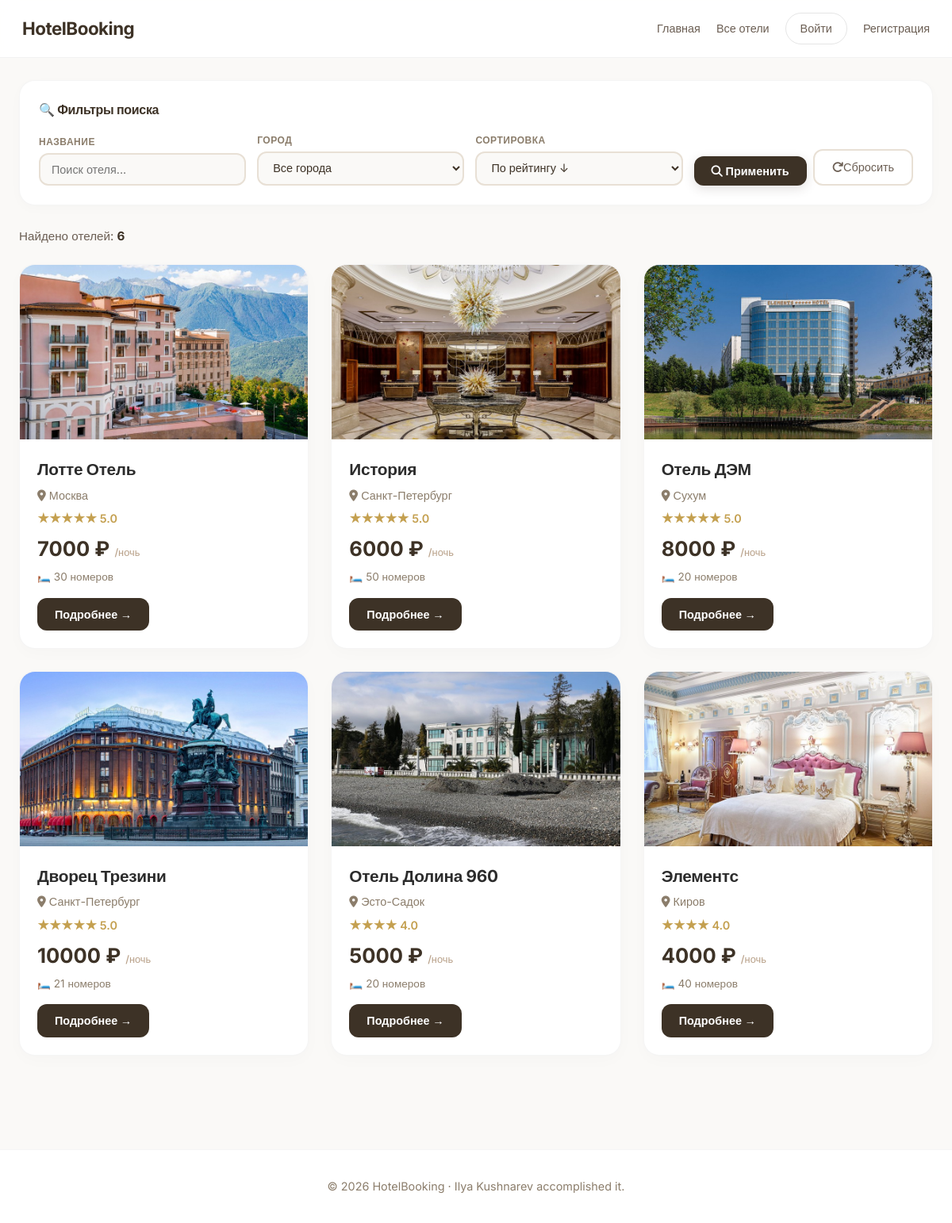
Screenshot of /hotels with the database file from the repository.
### tables this page shows
CREATE TABLE hotels (
            id INTEGER PRIMARY KEY AUTOINCREMENT,
            name TEXT NOT NULL,
            city TEXT NOT NULL,
            price_per_night INTEGER NOT NULL,
            rooms_total INTEGER NOT NULL,
            description TEXT,
            image_url TEXT,
            is_featured INTEGER DEFAULT 0,
            rating REAL DEFAULT 4.0
        );

### main.py (the view)
@app.route('/hotels')
def all_hotels():
    page = request.args.get('page', 1, type=int)
    per_page = 9
    search_query = request.args.get('search', '')
    city_filter = request.args.get('city', '')
    sort_by = request.args.get('sort', 'rating')
    conn = get_db()
    cursor = conn.cursor()
    query = "SELECT * FROM hotels WHERE 1=1"
    params = []
    if search_query:
        query += " AND name LIKE ?"
        params.append(f'%{search_query}%')
    if city_filter:
        query += " AND city = ?"
        params.append(city_filter)
    if sort_by == 'price_asc':
        query += " ORDER BY price_per_night ASC"
    elif sort_by == 'price_desc':
        query += " ORDER BY price_per_night DESC"
    elif sort_by == 'rating':
        query += " ORDER BY rating DESC"
    elif sort_by == 'name':
        query += " ORDER BY name ASC"
    cursor.execute(f"SELECT COUNT(*) as count FROM ({query})", params)
    total = cursor.fetchone()['count']
    offset = (page - 1) * per_page
    query += " LIMIT ? OFFSET ?"
    params.extend([per_page, offset])
    cursor.execute(query, params)
    hotels = cursor.fetchall()
    cursor.execute("SELECT DISTINCT city FROM hotels ORDER BY city")
    cities = cursor.fetchall()
    conn.close()
    total_pages = (total + per_page - 1) // per_page
    return render_template('all_hotels.html',
                         hotels=hotels,
                         cities=cities,
                         total=total,
                         page=page,
                         total_pages=total_pages,
                         search_query=search_query,
                         city_filter=city_filter,
                         sort_by=sort_by)

### main.py (called while the page is built)
def get_db():
    conn = sqlite3.connect('hotels.db')
    conn.row_factory = sqlite3.Row
    return conn

### templates/all_hotels.html (shortened to what this page needs)
<!DOCTYPE html>
<html lang="ru">
<head>
    <link rel="stylesheet" href="https://cdnjs.cloudflare.com/ajax/libs/font-awesome/6.4.0/css/all.min.css">
</head>
<body>
    <header class="header">
        <div class="container">
            <div class="logo">
                <a href="/">HotelBooking</a>
            </div>
            <div class="nav">
                <a href="/">Главная</a>
                <a href="/hotels">Все отели</a>
                {% if session.username %}
                    <span>👋 {{ session.username }}</span>
                    <a href="/my_bookings">Мои бронирования</a>
                    <a href="/logout">Выйти</a>
                    {% if session.is_admin %}
                        <a href="/admin" class="btn-admin">Админ</a>
                    {% endif %}
                {% else %}
                    <a href="/login" class="btn-login">Войти</a>
                    <a href="/register">Регистрация</a>
                {% endif %}
            </div>
        </div>
    </header>
    <div class="main-container">
        <div class="filters-section">
            <div class="filters-title">🔍 Фильтры поиска</div>
            <form method="GET" action="/hotels" class="filters-form">
                <div class="filter-group">
                    <label>Название</label>
                    <input type="text" name="search" placeholder="Поиск отеля..." value="{{ search_query }}">
                </div>
                <div class="filter-group">
                    <label>Город</label>
                    <select name="city">
                        <option value="">Все города</option>
                    </select>
                </div>
                <div class="filter-group">
                    <label>Сортировка</label>
                    <select name="sort" onchange="this.form.submit()">
                        <option value="rating" {% if sort_by == 'rating' %}selected{% endif %}>По рейтингу ↓</option>
                    </select>
                </div>
                <div class="filter-actions">
                    <button type="submit" class="btn-filter"><i class="fas fa-search"></i> Применить</button>
                    <a href="/hotels" class="btn-reset"><i class="fas fa-redo"></i> Сбросить</a>
                </div>
            </form>
        </div>
        <div class="results-info">
            <div class="results-count">Найдено отелей: <strong>{{ total }}</strong></div>
        </div>
        {% if hotels %}
            <div class="hotels-grid">
                {% for hotel in hotels %}
                <div class="hotel-card">
                    <div class="hotel-image" style="background-image: url('{{ hotel.image_url }}');"></div>
                    <div class="hotel-info">
                        <div class="hotel-name">{{ hotel.name }}</div>
                        <div class="hotel-city"><i class="fas fa-map-marker-alt"></i> {{ hotel.city }}</div>
                        <div class="hotel-rating">
                            {% for i in range(hotel.rating|int) %}★{% endfor %}
                            {{ hotel.rating }}
                        </div>
                        <div class="hotel-price">{{ hotel.price_per_night }} ₽ <span>/ночь</span></div>
                        <div class="hotel-rooms">🛏️ {{ hotel.rooms_total }} номеров</div>
                        <a href="/hotel/{{ hotel.id }}" class="btn-book">Подробнее →</a>
                    </div>
                </div>
                {% endfor %}
            </div>
        {% else %}
            <div class="no-results">
                <h3>😔 Отелей не найдено</h3>
                <p>Попробуйте изменить параметры поиска</p>
                <a href="/hotels" class="btn-book">Показать все отели</a>
            </div>
        {% endif %}
    </div>
    <footer>
        <p>© 2026 HotelBooking · Ilya Kushnarev accomplished it.</p>
    </footer>
</body>
</html>

### templates/all_hotels.html (style rules this page uses)
* { margin: 0; padding: 0; box-sizing: border-box; }
body { font-family: 'Inter', sans-serif; background: #faf9f7; color: #2c2c2c; line-height: 1.5; -webkit-font-smoothing: antialiased; -moz-osx-font-smoothing: grayscale; }
.header { position: sticky; top: 0; z-index: 100; background: rgba(255, 255, 255, 0.9); border-bottom: 1px solid rgba(0, 0, 0, 0.05); padding: 16px 28px; backdrop-filter: blur(10px); -webkit-backdrop-filter: blur(10px); }
.header .container { max-width: 1300px; margin: 0 auto; display: flex; justify-content: space-between; align-items: center; }
.logo { font-size: 1.4rem; font-weight: 700; color: #3d3226; letter-spacing: -0.5px; }
.logo a { text-decoration: none; color: #3d3226; transition: color 0.2s; }
.nav { display: flex; align-items: center; gap: 20px; flex-wrap: wrap; }
.nav a { color: #6b5e53; text-decoration: none; font-weight: 500; font-size: 0.9rem; transition: color 0.2s; }
.btn-login { padding: 8px 18px; border-radius: 20px; border: 1px solid rgba(0,0,0,0.1); font-weight: 500; transition: all 0.2s; }
.main-container { max-width: 1300px; margin: 0 auto; padding: 28px 24px; }
.filters-section { background: #ffffff; padding: 24px; border-radius: 20px; margin-bottom: 28px; border: 1px solid rgba(0,0,0,0.04); box-shadow: 0 4px 16px rgba(0,0,0,0.02); }
.filters-title { font-size: 1rem; font-weight: 700; color: #3d3226; margin-bottom: 18px; letter-spacing: -0.3px; }
.filters-form { display: flex; flex-wrap: wrap; gap: 14px; align-items: flex-end; }
.filter-group { flex: 1; min-width: 160px; }
.filter-group label { display: block; margin-bottom: 5px; font-weight: 600; font-size: 0.75rem; color: #8b7d6b; text-transform: uppercase; letter-spacing: 0.5px; }
.filter-group input, .filter-group select { width: 100%; padding: 10px 14px; background: #faf9f7; border: 2px solid #e8e0d5; border-radius: 12px; font-family: 'Inter', sans-serif; font-size: 0.9rem; color: #3d3226; transition: border-color 0.3s, box-shadow 0.3s; }
.filter-actions { display: flex; gap: 8px; align-items: flex-end; }
.btn-filter { padding: 10px 22px; background: #3d3226; color: white; border: none; border-radius: 12px; font-family: 'Inter', sans-serif; font-weight: 600; font-size: 0.9rem; cursor: pointer; transition: all 0.25s; box-shadow: 0 4px 14px rgba(61,50,38,0.15); }
.btn-reset { padding: 10px 22px; background: #ffffff; color: #6b5e53; border: 2px solid #e8e0d5; border-radius: 12px; text-decoration: none; font-family: 'Inter', sans-serif; font-weight: 500; font-size: 0.9rem; transition: all 0.25s; display: inline-flex; align-items: center; }
.results-info { display: flex; justify-content: space-between; align-items: center; margin-bottom: 24px; }
.results-count { font-size: 0.95rem; color: #6b5e53; }
.results-count strong { color: #3d3226; font-weight: 700; }
.hotels-grid { display: grid; grid-template-columns: repeat(auto-fill, minmax(340px, 1fr)); gap: 28px; margin-bottom: 40px; }
.hotel-card { background: #ffffff; border-radius: 20px; overflow: hidden; border: 1px solid rgba(0,0,0,0.04); box-shadow: 0 6px 20px rgba(0,0,0,0.02); transition: transform 0.35s ease, box-shadow 0.35s ease, border-color 0.3s; }
.hotel-image { height: 220px; background-size: cover; background-position: center; transition: transform 0.5s ease; }
.hotel-info { padding: 22px; }
.hotel-name { font-size: 1.3rem; font-weight: 700; color: #2c2c2c; margin-bottom: 6px; letter-spacing: -0.3px; }
.hotel-city { color: #8b7d6b; font-size: 0.9rem; margin-bottom: 8px; }
.hotel-rating { color: #c4a050; margin-bottom: 8px; font-weight: 600; font-size: 0.9rem; }
.hotel-price { font-size: 1.6rem; font-weight: 700; color: #3d3226; margin-bottom: 6px; }
.hotel-price span { font-size: 0.8rem; color: #b8a088; font-weight: 500; }
.hotel-rooms { color: #8b7d6b; font-size: 0.85rem; margin-bottom: 16px; }
.btn-book { display: inline-block; background: #3d3226; color: white; padding: 10px 22px; border-radius: 12px; text-decoration: none; font-weight: 600; font-size: 0.9rem; transition: all 0.25s; }
footer { text-align: center; padding: 35px; background: #ffffff; border-top: 1px solid rgba(0,0,0,0.04); color: #8b7d6b; margin-top: 50px; font-size: 0.9rem; }

### rows the page displays
hotels: image_url (picture), name "Лотте Отель", city "Москва", rating "5.0", price_per_night "7000", rooms_total "30"
hotels: image_url (picture), name "История", city "Санкт-Петербург", rating "5.0", price_per_night "6000", rooms_total "50"
hotels: image_url (picture), name "Отель ДЭМ", city "Сухум", rating "5.0", price_per_night "8000", rooms_total "20"
hotels: image_url (picture), name "Дворец Трезини", city "Санкт-Петербург", rating "5.0", price_per_night "10000", rooms_total "21"
hotels: image_url (picture), name "Отель Долина 960", city "Эсто-Садок", rating "4.0", price_per_night "5000", rooms_total "20"
hotels: image_url (picture), name "Элементс", city "Киров", rating "4.0", price_per_night "4000", rooms_total "40"

### other values shown
{{ total }} "6"
